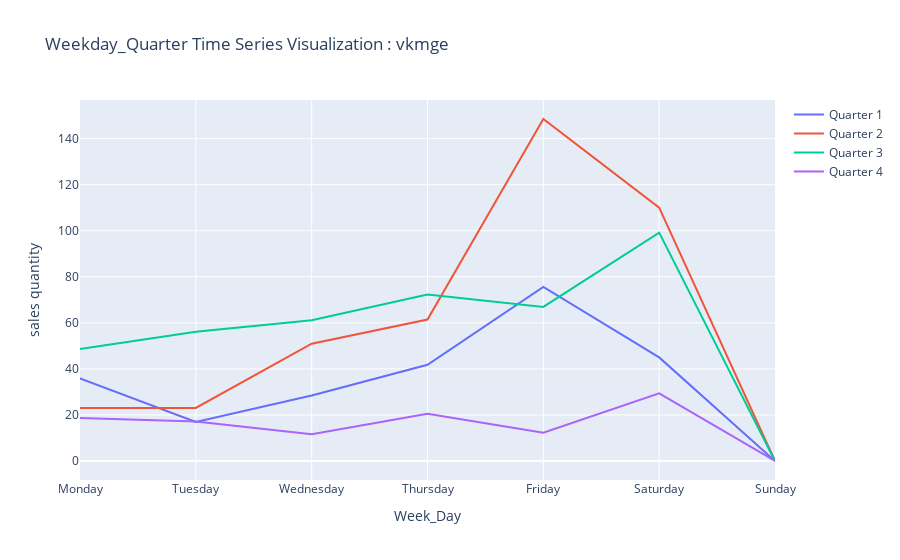

Notebook source saved alongside this figure:
### Markdown cell above
### Analysis Results:
We can see the sales quantity is gradually increased from Mon - Fri

### Code cell
def vis_quarter_w_day(data_season,feat):
    vk_quarter_day_week = pd.DataFrame(data_season.groupby(["quarter","weekday_name"])[feat].mean()).reset_index()
    fig = go.Figure()
    fig.add_trace(go.Scatter(x=vk_quarter_day_week[vk_quarter_day_week["quarter"]==1].\
        weekday_name, y=vk_quarter_day_week[vk_quarter_day_week["quarter"]==1]\
        [feat], mode = "lines" ,name = "Quarter 1"))
    fig.add_trace(go.Scatter(x=vk_quarter_day_week[vk_quarter_day_week["quarter"]==2].\
        weekday_name, y=vk_quarter_day_week[vk_quarter_day_week["quarter"]==2]\
        [feat], mode = "lines" ,name = "Quarter 2"))
    fig.add_trace(go.Scatter(x=vk_quarter_day_week[vk_quarter_day_week["quarter"]==3].\
        weekday_name, y=vk_quarter_day_week[vk_quarter_day_week["quarter"]==3]\
        [feat], mode = "lines" ,name = "Quarter 3"))
    fig.add_trace(go.Scatter(x=vk_quarter_day_week[vk_quarter_day_week["quarter"]==4].\
        weekday_name, y=vk_quarter_day_week[vk_quarter_day_week["quarter"]==4]\
        [feat], mode = "lines" ,name = "Quarter 4"))
    fig.update_layout(title=f'Weekday_Quarter Time Series Visualization : {feat}', xaxis_title='Week_Day', yaxis_title='sales quantity')
    fig.show()
vis_quarter_w_day(data_season,"vkmge")

### Figure 1 — Plotly figure (JSON) as saved in the notebook; plotly's stock layout.template omitted (floating-point values rounded to 4 significant figures)
{"data": [{"mode": "lines", "name": "Quarter 1", "type": "scatter", "x": ["Monday", "Tuesday", "Wednesday", "Thursday", "Friday", "Saturday", "Sunday"], "y": [35.9, 16.95, 28.48, 41.82, 75.59, 45, 0]}, {"mode": "lines", "name": "Quarter 2", "type": "scatter", "x": ["Monday", "Tuesday", "Wednesday", "Thursday", "Friday", "Saturday", "Sunday"], "y": [23.04, 23.04, 50.92, 61.46, 148.5, 110.0, 0]}, {"mode": "lines", "name": "Quarter 3", "type": "scatter", "x": ["Monday", "Tuesday", "Wednesday", "Thursday", "Friday", "Saturday", "Sunday"], "y": [48.59, 56.12, 61.15, 72.27, 66.92, 99.19, 0]}, {"mode": "lines", "name": "Quarter 4", "type": "scatter", "x": ["Monday", "Tuesday", "Wednesday", "Thursday", "Friday", "Saturday", "Sunday"], "y": [18.65, 17.14, 11.59, 20.55, 12.32, 29.41, 0]}], "layout": {"title": {"text": "Weekday_Quarter Time Series Visualization : vkmge"}, "xaxis": {"title": {"text": "Week_Day"}}, "yaxis": {"title": {"text": "sales quantity"}}}}
